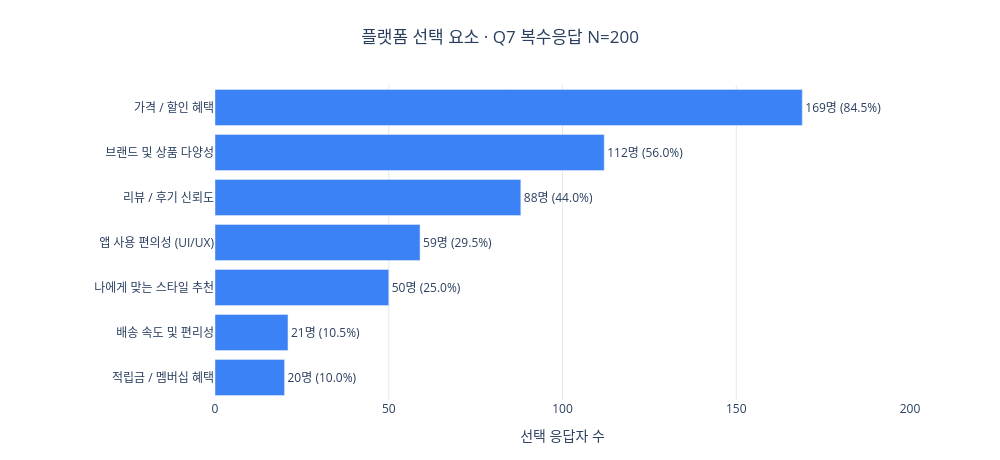

The notebook cell saved with this chart:
### Code cell
fig = go.Figure(go.Bar(
    x=factors_exploded['언급 수'], y=factors_exploded['선택 요소'],
    orientation='h', marker_color='#3B82F6',
    text=[f'{int(count)}명 ({pct:.1f}%)' for count,pct in zip(factors_exploded['언급 수'], factors_exploded['선택률 (%)'])],
    textposition='outside', cliponaxis=False,
))
fig.update_layout(
    title=dict(text='플랫폼 선택 요소 · Q7 복수응답 N=200', x=0.5),
    xaxis=dict(title='선택 응답자 수', gridcolor='#E5E7EB', range=[0, 200]),
    yaxis=dict(autorange='reversed'), plot_bgcolor='white', paper_bgcolor='white',
    width=1000, height=460, margin=dict(l=215, r=90, t=85, b=60),
)
fig.show()

### Figure 1 — Plotly figure (JSON) as saved in the notebook; plotly's stock layout.template omitted (floating-point values rounded to 4 significant figures)
{"data": [{"cliponaxis": false, "marker": {"color": "#3B82F6"}, "orientation": "h", "text": ["169명 (84.5%)", "112명 (56.0%)", "88명 (44.0%)", "59명 (29.5%)", "50명 (25.0%)", "21명 (10.5%)", "20명 (10.0%)"], "textposition": "outside", "type": "bar", "x": [169, 112, 88, 59, 50, 21, 20], "y": ["가격 / 할인 혜택", "브랜드 및 상품 다양성", "리뷰 / 후기 신뢰도", "앱 사용 편의성 (UI/UX)", "나에게 맞는 스타일 추천", "배송 속도 및 편리성", "적립금 / 멤버십 혜택"]}], "layout": {"height": 460, "margin": {"b": 60, "l": 215, "r": 90, "t": 85}, "paper_bgcolor": "white", "plot_bgcolor": "white", "title": {"text": "플랫폼 선택 요소 · Q7 복수응답 N=200", "x": 0.5}, "width": 1000, "xaxis": {"gridcolor": "#E5E7EB", "range": [0, 200], "title": {"text": "선택 응답자 수"}}, "yaxis": {"autorange": "reversed"}}}
